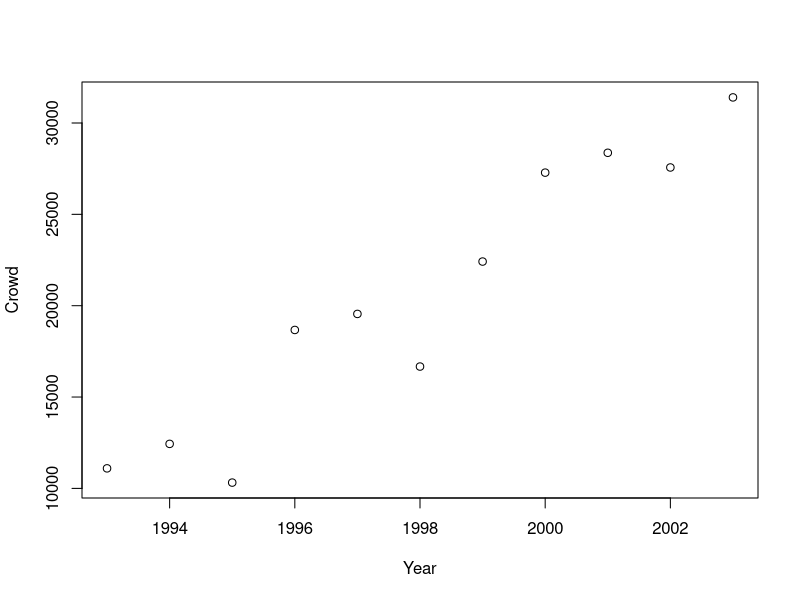

This figure's R source:
## ---- chunk 1
library(broom)
library(knitr)
library(ggplot2); theme_set(theme_bw(base_size=15))
library(patchwork)
library(tidyverse)
#library(car)

# Ensure the plot options are set correctly
#opts_chunk$set(dev.args=list(bg='transparent'), comment="", warning=FALSE, echo=FALSE)
opts_chunk$set(comment="", warning=FALSE, echo=FALSE)
knitr::opts_chunk$set(echo = TRUE)
knitr::opts_chunk$set(fig.dim=c(8,5), out.width="70%", fig.retina=2)

## ---- chunk 2
Lions <- read.csv(file="lions.csv", header=TRUE)
#str(Lions)
#summary(Lions) |> kable()
plot(Crowd~Year, data=Lions)
## ---- chunk 3
Lions.lm1 <- lm(Crowd~Year, data=Lions) 
summary(Lions.lm1)
## ---- chunk 4
vcov(Lions.lm1)
cov2cor(vcov(Lions.lm1)
)
## ---- chunk 5
Lions$Yr <- Lions$Year - mean(Lions$Year)
Lions.lm2 <- lm(Crowd~Yr, data=Lions)
## ---- chunk 6
coef(Lions.lm1)
coef(Lions.lm2)
## ---- chunk 7
cov2cor(vcov(Lions.lm2))
## ---- chunk 8
Fev <- read.csv(file="./fev.csv", header=TRUE)
Fev.lm6 <- lm(FEV~poly(Age,degree=6, raw=TRUE), data=Fev)
## ---- chunk 9
head(cov2cor(vcov(Fev.lm6)))[,1:3]
## ---- chunk 10
Fev.lm.poly <- lm(FEV~poly(Age,degree=6),data=Fev)
head(round(cov2cor(vcov(Fev.lm.poly)),digits=6))[,1:3]
## ---- chunk 11
summary(Fev.lm.poly)
## ---- chunk 12
model.matrix(Lions.lm1)
## ---- chunk 13
model.matrix(Lions.lm2)
